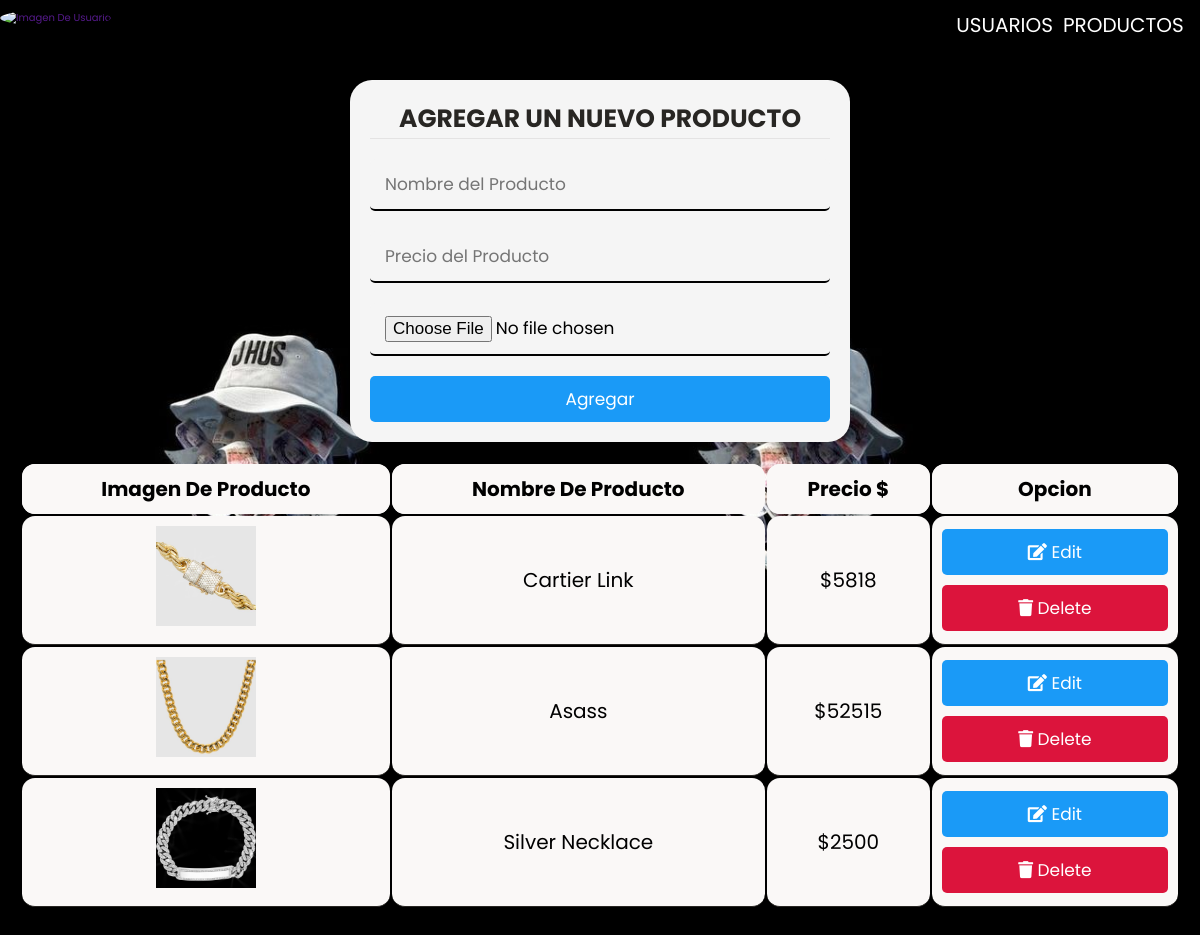
The app's page /admin_page.php with its own data.
### tables this page shows
CREATE TABLE `products` (
  `id` int(255) NOT NULL,
  `name` varchar(255) NOT NULL,
  `price` decimal(60,0) NOT NULL,
  `image` varchar(255) NOT NULL
);

### admin_page.php (the view, shortened to what this page needs)
<?php
@include 'connect.php';
?>
<!DOCTYPE html>
<html lang="en">
<head>
   <link rel="stylesheet" href="https://cdnjs.cloudflare.com/ajax/libs/font-awesome/5.15.4/css/all.min.css">
   <link rel="stylesheet" href="estilo.css">
</head>
<body>
<header>
            <nav>
                <a href="" id="user-photo">
                    <img class="photo" src="https://lh3.googleusercontent.com/ogw/AOh-ky0afdFxgNoIFcM6Hi1X7jFZmIC021gw-YVGr9W716Y=s32-c-mo"  alt="Imagen de usuario">
                </a>
                <ul class="nav-right-section">
                    <li>
                        <a href="admin_page_users.php">USUARIOS
                        </a>
                    </li>
                    <li>
                        <a href="admin_page.php">PRODUCTOS</a>
                    </li>
                </ul>
            </nav>
    </header>
<div class="container">
   <div class="admin-product-form-container">
      <form action="<?php $_SERVER['PHP_SELF'] ?>" method="post" enctype="multipart/form-data">
         <h3>Agregar un nuevo Producto</h3>
         <input type="text" placeholder="Nombre del Producto" name="product_name" class="box">
         <input type="number" placeholder="Precio del Producto" name="product_price" class="box">
         <input type="file" accept="image/png, image/jpeg, image/jpg" name="product_image" class="box">
         <input type="submit" class="btn" name="add_product" value="Agregar">
      </form>
   </div>
   <?php
   $select = mysqli_query($conn, "SELECT * FROM products");
   ?>
   <div class="product-display">
      <table class="product-display-table">
         <thead>
         <tr>
            <th>Imagen de Producto</th>
            <th>Nombre de Producto</th>
            <th>Precio $</th>
            <th>Opcion</th>
         </tr>
         </thead>
         <?php while($row = mysqli_fetch_assoc($select)){ ?>
         <tr>
            <td><img src="Upload_images/<?php echo $row['image']; ?>" height="100" alt=""></td>
            <td><?php echo $row['name']; ?></td>
            <td>$<?php echo $row['price']; ?></td>
            <td>
               <a href="admin_update.php?edit=<?php echo $row['id']; ?>" class="btn"> <i class="fas fa-edit"></i> edit </a>
               <a href="admin_page.php?delete=<?php echo $row['id']; ?>" class="btn"> <i class="fas fa-trash"></i> delete </a>
            </td>
         </tr>
      <?php } ?>
      </table>
   </div>
</div>
</body>
</html>

### estilo.css (style rules this page uses)
:root { --bitcoin-orange: #F7931A; --soft-orange: #FFE9D5; --secondary-blue: #1A9AF7; --soft-blue: #E7F5FF; --warm-black: #201E1C; --black: #282623; --grey: #BABABA; --off-white:#FAF8F7; --just-white:#FFFFFF; --box-shadow:0 .5rem 1rem rgba(0,0,0,.1); --border:.1rem solid var(--black); }
* { font-family: 'Poppins', sans-serif; margin:0; padding:0; box-sizing: border-box; outline: none; border:none; text-decoration: none; text-transform: capitalize; }
body { background-image: url('images/wallpaper2.jpg'); background-size: contain ; background-repeat: repeat ; background-attachment: fixed; }
html { font-size: 62.5%; overflow-x: hidden; }
header { width: 100%; height: 60px; }
header nav { display: flex; justify-content: space-between; }
header nav a img { border-radius: 50%; margin-top: 10px; }
header nav ul { padding: 10px; display: flex; flex-direction: row; justify-content: right; }
header nav .nav-right-section { width: 250px; height: auto; display: flex; list-style: none; justify-content: center; align-items: center; flex-direction: row; }
nav .nav-right-section a { font-size: 20px; margin-right: 10px; color: white; }
.btn { display: block; width: 100%; cursor: pointer; border-radius: .5rem; margin-top: 1rem; font-size: 1.7rem; padding:1rem 3rem; background: var(--secondary-blue); color:var(--just-white); text-align: center; }
.container { max-width: 1200px; padding:2rem; margin:0 auto; }
.admin-product-form-container form { max-width: 50rem; margin:0 auto; padding:2rem; border-radius: 2.2rem; background: whitesmoke; }
.admin-product-form-container form h3 { text-transform: uppercase; color:var(--black); margin-bottom: 1rem; border-bottom: 1px solid rgb(228, 227, 227); text-align: center; font-size: 2.5rem; }
.admin-product-form-container form .box { width: 100%; border-radius: .5rem; padding:1.2rem 1.5rem; font-size: 1.7rem; margin:1rem 0; background: whitesmoke; border-bottom: 2px solid black; text-transform: none; }
.product-display { margin:2rem 0; }
.product-display .product-display-table { width: 100%; text-align: center; border-radius: 2.3rem; }
.product-display .product-display-table thead { background: whitesmoke; }
.product-display .product-display-table th { padding:1rem; font-size: 2rem; background: var(--off-white); border-radius: 1.3rem; }
.product-display .product-display-table td { padding:1rem; font-size: 2rem; border-bottom: var(--border); background: var(--off-white); border-radius: 1.3rem; }
.product-display .product-display-table .btn:first-child { margin-top: 0; }
.product-display .product-display-table .btn:last-child { background: crimson; }

### records on screen
products: image (picture), name "Cartier Link", price "5818"
products: image (picture), name "Asass", price "52515"
products: image (picture), name "Silver Necklace", price "2500"
